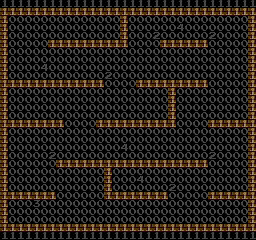

This game map was drawn from its Tiled (.tmx) file and the tilesets committed beside it. A one-line description and the full map source follow:
An orthogonal 32x30 tile map with 8x8 px tiles, 1 tile layer (Tile Layer 1), 1 image layer.

<map version="1.0" tiledversion="1.0.3" orientation="orthogonal" renderorder="right-down" width="32" height="30" tilewidth="8" tileheight="8" nextobjectid="1">
 <tileset firstgid="1" source="map-meta-tiles.tsx" />
 <imagelayer name="Image Layer 1" opacity="0.5">
  <image source="../map1.bmp" width="256" height="240" />
 </imagelayer>
 <layer name="Tile Layer 1" width="32" height="30" opacity="0.3">
  <data encoding="csv">
2,2,2,2,2,2,2,2,2,2,2,2,2,2,2,2,2,2,2,2,2,2,2,2,2,2,2,2,2,2,2,2,
2,2,2,2,2,2,2,2,2,2,2,2,2,2,2,2,2,2,2,2,2,2,2,2,2,2,2,2,2,2,2,2,
2,1,1,1,1,1,1,1,1,1,1,1,1,1,1,2,1,1,1,1,1,1,1,1,1,1,1,1,1,1,1,2,
2,1,1,1,1,1,1,1,1,1,1,1,1,1,1,2,1,1,1,1,1,1,5,1,1,1,1,1,1,1,1,2,
2,1,1,1,1,1,1,1,1,1,1,1,1,1,1,2,1,1,1,3,1,1,1,1,1,1,3,1,1,1,1,2,
2,1,1,1,1,1,2,2,2,2,2,2,2,2,2,2,1,1,1,1,2,2,2,2,2,2,1,1,1,1,1,2,
2,1,1,1,1,1,1,1,1,1,1,1,1,1,1,1,1,1,1,1,1,1,1,1,1,1,1,1,1,1,1,2,
2,1,1,1,1,1,1,1,1,1,1,1,1,1,1,1,1,1,1,1,1,1,1,1,1,1,1,1,1,1,1,2,
2,1,1,1,1,5,1,1,1,1,1,1,1,1,1,1,1,1,1,1,1,1,1,1,1,1,1,1,1,1,1,2,
2,1,1,1,1,1,1,1,1,1,1,1,1,3,1,1,1,1,1,1,1,1,1,1,1,1,1,1,1,1,1,2,
2,2,2,2,2,2,2,2,2,2,2,2,2,1,1,1,1,2,2,2,2,2,2,2,2,2,1,1,1,1,1,2,
2,1,1,1,1,1,1,1,1,1,1,1,1,1,1,1,1,1,1,1,1,2,1,1,1,1,1,1,1,1,1,2,
2,1,1,1,1,1,1,1,1,1,1,1,1,1,1,1,1,1,1,1,1,2,1,1,1,1,1,1,1,1,1,2,
2,1,1,1,1,1,1,1,1,1,1,1,1,1,1,1,1,1,1,1,1,2,1,1,1,1,1,1,1,1,1,2,
2,1,1,1,1,1,1,1,1,1,1,1,1,1,1,1,1,1,1,1,1,2,1,1,1,1,1,1,1,1,1,2,
2,2,2,2,2,2,2,2,1,1,1,1,2,2,2,2,2,2,2,2,2,2,1,1,1,1,2,2,2,2,2,2,
2,1,1,1,1,1,1,1,1,1,1,1,1,1,1,1,1,1,1,1,1,1,1,1,1,1,1,1,1,1,1,2,
2,1,1,1,1,1,1,1,1,1,1,1,1,1,1,1,1,1,1,1,1,1,1,1,1,1,1,1,1,1,1,2,
2,1,1,1,1,1,1,1,1,1,1,1,1,1,1,5,1,1,1,1,1,1,1,1,1,1,1,1,1,1,1,2,
2,1,1,1,1,1,3,1,1,1,1,1,1,1,1,1,1,1,1,1,1,1,1,1,1,1,3,1,1,1,1,2,
2,1,1,1,1,1,1,2,2,2,2,2,2,2,2,2,2,2,2,2,2,2,2,2,2,2,1,1,1,1,1,2,
2,1,1,1,1,1,1,1,1,1,1,1,1,2,1,1,1,1,1,1,1,1,1,1,1,1,1,1,1,1,1,2,
2,1,1,1,1,1,1,1,1,1,1,1,1,2,1,1,1,5,1,1,1,1,1,1,1,1,1,1,1,1,1,2,
2,1,1,1,1,1,1,1,1,1,1,1,1,2,1,1,1,1,1,1,1,3,1,1,1,1,1,1,1,1,1,2,
2,2,2,2,2,2,2,1,1,1,1,1,1,2,2,2,2,2,2,2,2,1,1,1,1,1,2,2,2,2,2,2,
2,1,1,1,4,1,1,1,1,1,1,1,1,1,1,1,1,1,1,1,1,1,1,1,1,1,1,1,1,1,1,2,
2,1,1,1,1,1,1,1,1,1,1,1,1,1,1,1,1,1,1,1,1,1,1,1,1,1,1,1,1,1,1,2,
2,1,1,1,1,1,1,1,1,1,1,1,1,1,1,1,1,1,1,1,1,1,1,1,1,1,1,1,1,1,1,2,
2,2,2,2,2,2,2,2,2,2,2,2,2,2,2,2,2,2,2,2,2,2,2,2,2,2,2,2,2,2,2,2,
2,2,2,2,2,2,2,2,2,2,2,2,2,2,2,2,2,2,2,2,2,2,2,2,2,2,2,2,2,2,2,2
</data>
 </layer>
</map>